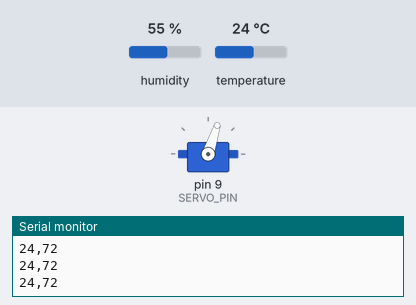
The sketch below on a simulated Arduino Uno, built with avr-gcc and run on an emulated ATmega328P. Parts: servo, the last lines printed to the serial monitor. Inputs (shaded band) come from the test bench; at power-on: temperature 24 °C, humidity 55 %.

Above: at 6.8 s.
6.9 s: temperature set to 12 °C
At 11.2 s:
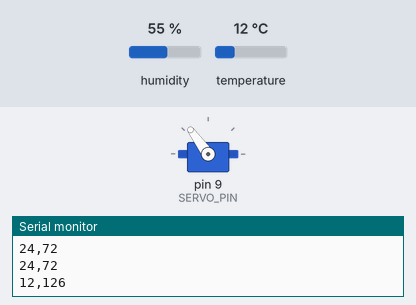
12.3 s: temperature set to 28 °C
At 15.4 s:
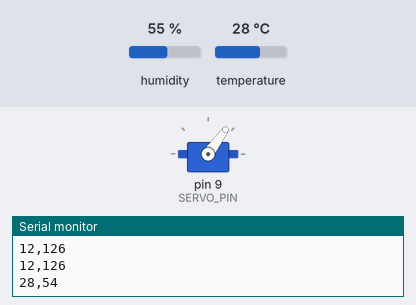
17.7 s: temperature set to 33 °C
At 18.5 s:
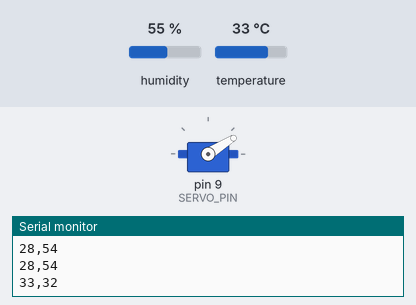
Timing chart, 0 to 20.7 s (numbered marks = the images above; inputs shaded):
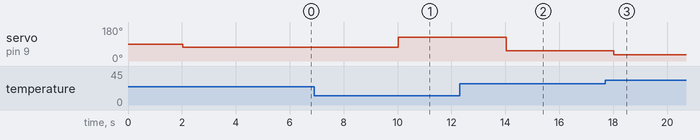

Measured:
- after the input at 6.9 s, servo on pin 9 (SERVO_PIN): 72° → 126° after 3.1 s
- after the input at 12.3 s, servo on pin 9 (SERVO_PIN): 126° → 54° after 1.7 s
- after the input at 17.7 s, servo on pin 9 (SERVO_PIN): 54° → 32° after 0.32 s

The sketch:

03-25-1.ino
```cpp
#include <Servo.h>
#include "DHT.h"

#define DHTPIN 3
#define DHTTYPE DHT11

DHT dht(DHTPIN, DHTTYPE);

#define SERVO_PIN 9
Servo myservo;

unsigned long prevTime = 0;
unsigned long currTime = 0;

void setup()
{
  Serial.begin(9600);
  dht.begin();
  myservo.attach(SERVO_PIN);
}

void loop()
{
  currTime = millis();
  if (currTime - prevTime >= 2000)
  {
    prevTime = currTime;
    int temperature = dht.readTemperature();
    Serial.print(temperature);
    if (temperature >= 0 && temperature <= 40)
    {
      int servoOut = map(temperature, 0, 40, 180, 0);
      Serial.print(",");
      Serial.println(servoOut);
      myservo.write(servoOut);
    }
  }
}
```
